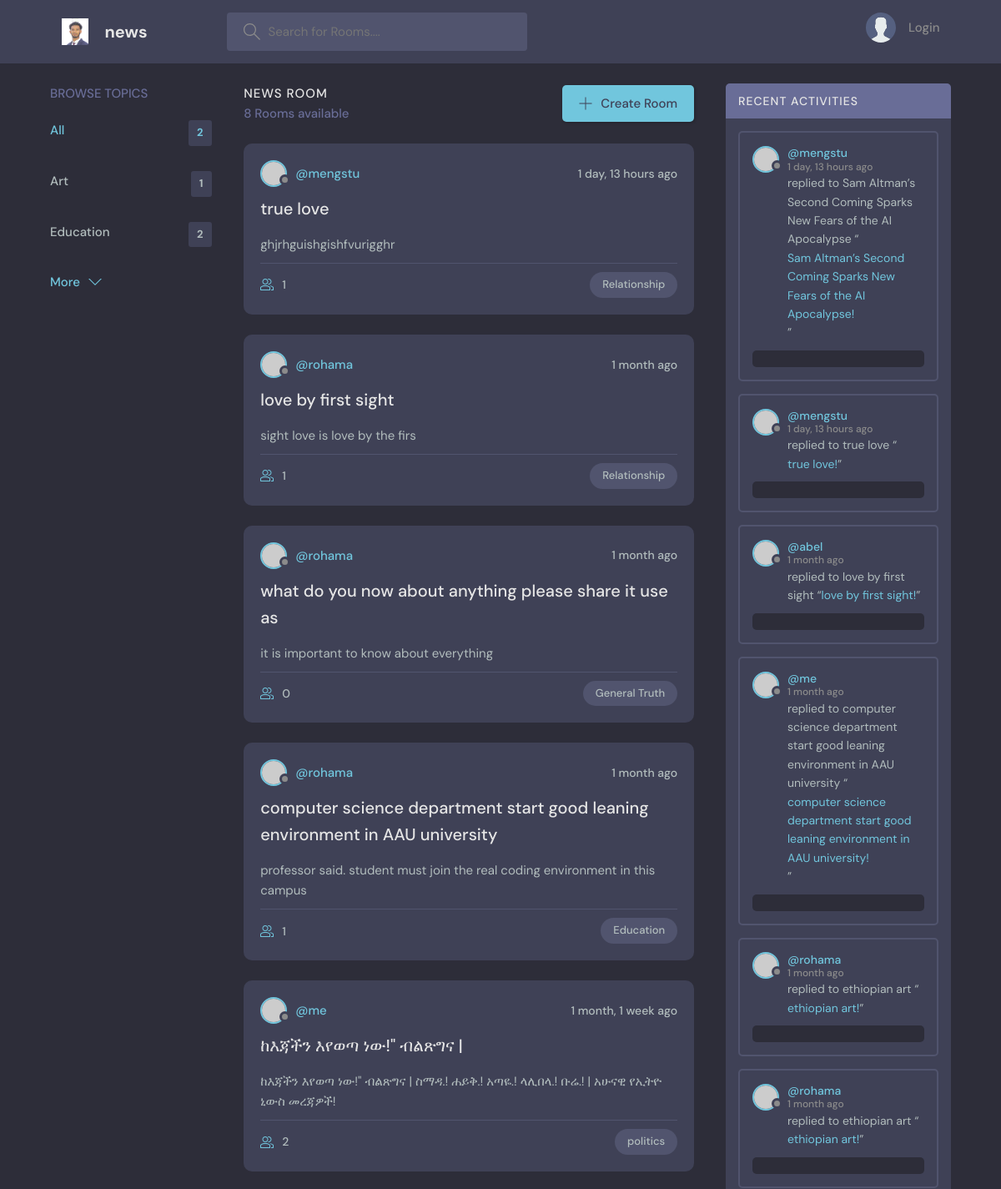
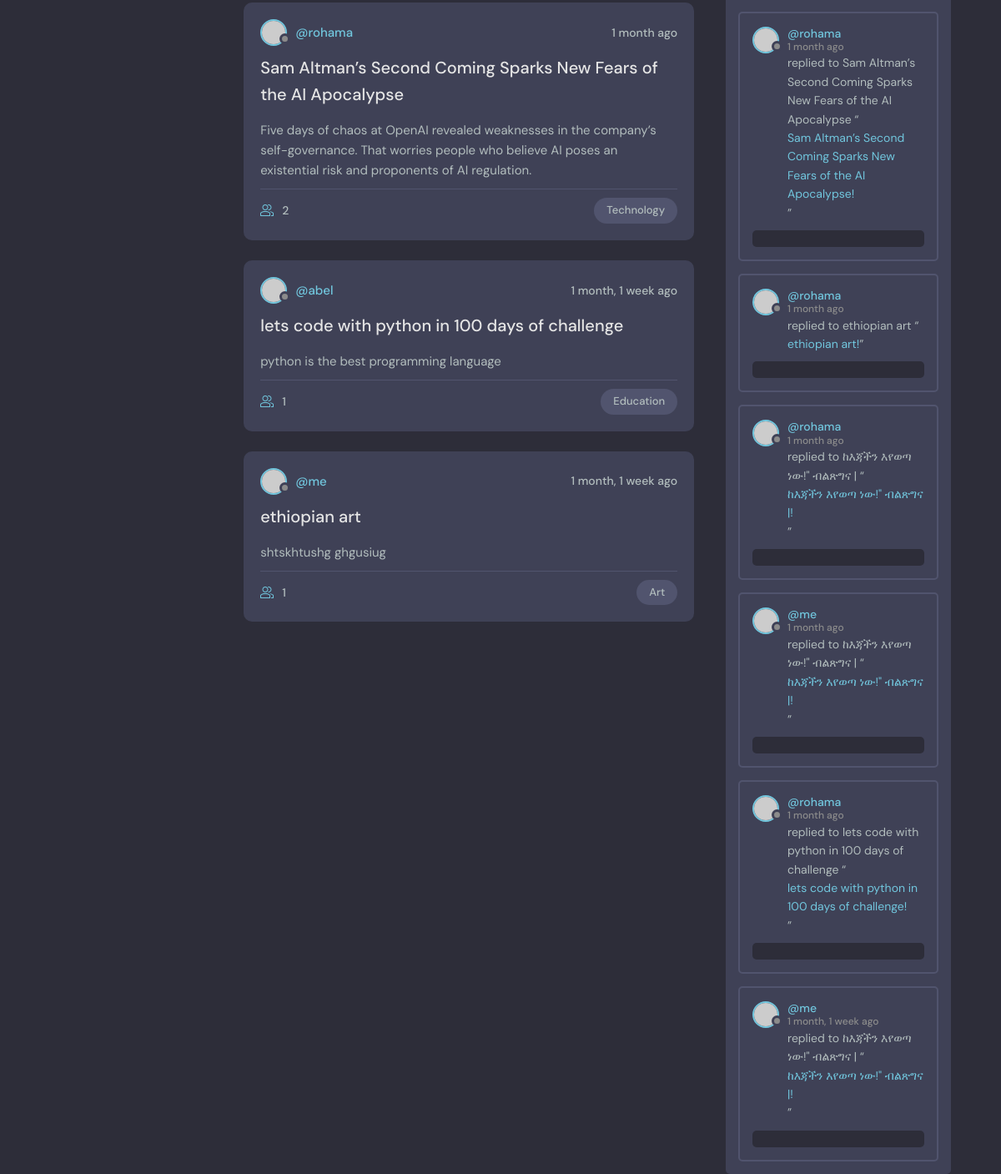
Page /news/ on the committed database (2 pictures, top to bottom).
### news/models.py (models this page shows, shortened)
class Topic(models.Model):
    name = models.CharField(max_length=200)
    class Meta:
        ordering = ['name']

class Room(models.Model):
    host = models.ForeignKey(User, on_delete=models.SET_NULL, null=True)
    topic = models.ForeignKey(Topic, on_delete=models.SET_NULL, null=True)
    name = models.CharField(max_length=100)
    discription = models.TextField(max_length=400)
    participants = models.ManyToManyField(User,related_name ="participants", blank =True)
    updated = models.DateTimeField(auto_now=True)
    created = models.DateTimeField(auto_now_add=True)
    class Meta:
        ordering = ['-updated', '-created']
    def __str__(self):
        return self.name

class Message(models.Model):
    user = models.ForeignKey(User, on_delete=models.SET_NULL, null=True)
    room = models.ForeignKey(Room, on_delete=models.CASCADE)
    body = models.TextField()
    updated = models.DateTimeField(auto_now=True)
    created = models.DateTimeField(auto_now_add=True)
    class Meta:
        ordering = ['-updated', '-created']

### news/views.py (the view)
# urls.py: path('',views.home, name = 'home'),
def home(request):
    q = request.GET.get('q')if request.GET.get('q')!=None else ''
    rooms = Room.objects.filter(
        Q(topic__name__icontains =q)|
        Q(name__icontains =q) |
        Q(discription__icontains =q)
    )
    topics = Topic.objects.all()[0:2]
    room_count = rooms.count()
    r_messages = Message.objects.filter(Q(room__topic__name__icontains =q))
    context = {'rooms':rooms,'topics':topics,'room_count':room_count,'r_messages':r_messages}
    return render(request,'news/home.html',context)

### news/templates/news/home.html (shortened to what this page needs)
{% extends "main.html" %}
{% block content %}
    <main class="layout layout--3">
      <div class="container">
        {% include "news/topic_c.html" %}
        <div class="roomList">
          <div class="roomList__header">
            <div>
              <h2>News Room</h2>
              <p>{{room_count}} Rooms available</p>
            </div>
            <a class="btn btn--main" href="{% url "create-room" %}">
              <svg version="1.1" xmlns="http://www.w3.org/2000/svg" width="32" height="32" viewBox="0 0 32 32">
                <title>add</title>
                <path
                  d="M16.943 0.943h-1.885v14.115h-14.115v1.885h14.115v14.115h1.885v-14.115h14.115v-1.885h-14.115v-14.115z"
                ></path>
              </svg>
              Create Room
            </a>
          </div>
          {% include "news/fetch_c.html" %}
        </div>
        {% include "news/activity_c.html" %}
      </div>
    </main>
    {% endblock content %}

### news/templates/news/topic_c.html (shortened to what this page needs)
<div class="topics">
    <div class="topics__header">
      <h2>Browse Topics</h2>
    </div>
    <ul class="topics__list">
      <li>
        <a href="{% url "home" %}" class="active">All <span>{{topics.count}}</span></a>
      </li>
      {% for topic in topics %}
      <li>
        <a href="{% url "home" %}?q={{topic.name}}">{{topic.name}} <span>{{topic.room_set.all.count}}</span></a>
      </li>
      {% endfor %}
    </ul>
    <a class="btn btn--link" href="{% url "topc" %}">
      More
      <svg version="1.1" xmlns="http://www.w3.org/2000/svg" width="32" height="32" viewBox="0 0 32 32">
        <title>chevron-down</title>
        <path d="M16 21l-13-13h-3l16 16 16-16h-3l-13 13z"></path>
      </svg>
    </a>
  </div>

### news/templates/news/fetch_c.html (shortened to what this page needs)
      <div class="roomList">
        {% for room in rooms %}
        <div class="roomListRoom">
          <div class="roomListRoom__header">
            <a href="{% url "profile" room.host.id %}" class="roomListRoom__author">
              <div class="avatar avatar--small">
                <img src="https://randomuser.me/api/portraits/women/11.jpg" />
              </div>
              <span>@{{room.host.username}}</span>
            </a>
            <div class="roomListRoom__actions">
              <span>{{room.created|timesince}} ago</span>
            </div>
          </div>
          <div class="roomListRoom__content">
            <a href = "{% url "room" room.id %}">{{room.name}}</a>
            <p>
              {{room.discription}}
            </p>
          </div>
          <div class="roomListRoom__meta">
            <a href= "{% url 'room' room.id %}" class="roomListRoom__joined">
              {{room.participants.all.count}}
            </a>
            <p class="roomListRoom__topic">{{room.topic.name}}</p>
          </div>
        </div>
        {% endfor %}
      </div>

### news/templates/news/activity_c.html (shortened to what this page needs)
        <div class="activities">
            <div class="activities__header">
              <h2>Recent Activities</h2>
            </div>
            {% for message in r_messages %}
            <div class="activities__box">
              <div class="activities__boxHeader roomListRoom__header">
                <a href="{% url 'profile' message.user.id %}" class="roomListRoom__author">
                  <div class="avatar avatar--small">
                    <img src="https://randomuser.me/api/portraits/women/11.jpg" />
                  </div>
                  <p>
                    @{{message.user}}
                    <span>{{message.created|timesince}} ago</span>
                  </p>
                </a>
              </div>
              <div class="activities__boxContent">
                <p>replied to {{message.room}} “<a href="{% url 'room' message.room.id %}">{{message.room}}!</a>”</p>
                <div class="activities__boxRoomContent">
                </div>
              </div>
            </div>
            {% endfor %}
          </div>

### rows in the picture
Topic: name "Art", room_set.all.count "1"
Topic: name "Education", room_set.all.count "2"
Room: host.username "mengstu", created "1 day, 13 hours", name "true love", discription "ghjrhguishgishfvurigghr", participants.all.count "1", topic.name "Relationship"
Room: host.username "rohama", created "1 month", name "love by first sight", discription "sight love is love by the firs", participants.all.count "1", topic.name "Relationship"
Room: host.username "rohama", created "1 month", name "what do you now about anything please share it use as", discription "it is important to know about everything", participants.all.count "0", topic.name "General Truth"
Room: host.username "rohama", created "1 month", name "computer science department start good leaning environment in AAU university", discription "professor said. student must join the real coding environment in this campus", participants.all.count "1", topic.name "Education"
Room: host.username "me", created "1 month, 1 week", name "ከእጃችን እየወጣ ነው!\" ብልጽግና |", discription "ከእጃችን እየወጣ ነው!\" ብልጽግና | ስማዳ.! ሐይቅ.! አጣዬ.! ላሊበላ.! ቡሬ.! | አሁናዊ የኢትዮ ኒውስ መረጃዎች!", participants.all.count "2", topic.name "politics"
Room: host.username "rohama", created "1 month", name "Sam Altman’s Second Coming Sparks New Fears of the AI Apocalypse", discription "Five days of chaos at OpenAI revealed weaknesses in the company’s self-governance. That worries people who believe AI poses an existential risk and proponents of AI regulation.", participants.all.count "2", topic.name "Technology"
Room: host.username "abel", created "1 month, 1 week", name "lets code with python in 100 days of challenge", discription "python is the best programming language", participants.all.count "1", topic.name "Education"
Room: host.username "me", created "1 month, 1 week", name "ethiopian art", discription "shtskhtushg ghgusiug", participants.all.count "1", topic.name "Art"
Message: user "mengstu", created "1 day, 13 hours", room "Sam Altman’s Second Coming Sparks New Fears of the AI Apocalypse"
Message: user "mengstu", created "1 day, 13 hours", room "true love"
Message: user "abel", created "1 month", room "love by first sight"
Message: user "me", created "1 month", room "computer science department start good leaning environment in AAU university"
Message: user "rohama", created "1 month", room "ethiopian art"
Message: user "rohama", created "1 month", room "ethiopian art"
Message: user "rohama", created "1 month", room "Sam Altman’s Second Coming Sparks New Fears of the AI Apocalypse"
Message: user "rohama", created "1 month", room "ethiopian art"
Message: user "rohama", created "1 month", room "ከእጃችን እየወጣ ነው!\" ብልጽግና |"
Message: user "me", created "1 month", room "ከእጃችን እየወጣ ነው!\" ብልጽግና |"
Message: user "rohama", created "1 month", room "lets code with python in 100 days of challenge"
Message: user "me", created "1 month, 1 week", room "ከእጃችን እየወጣ ነው!\" ብልጽግና |"

### other values in the picture
{{ topics.count }} "2"
{{ room_count }} "8"
